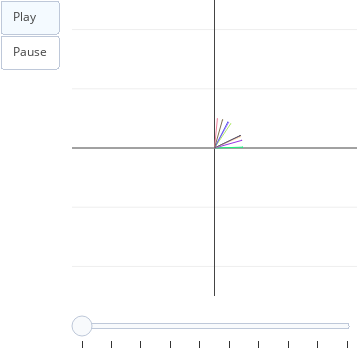

This figure's notebook cell:
### Markdown cell above
## Terminologia e notação

* Um **escalar** $\alpha \in \mathbb{R}$ é denotado por uma *letra grega minúscula*.
* Um **vetor** $a \in \mathbb{R}^n$ é denotado por uma *letra romana minúscula*.
* Uma **matriz** $A \in \mathbb{R}^{n \times m}$ é denotada por uma *letra romana maiúscula*.


## Geometria analítica

* Considere dois vetores, $a = (\alpha_0, \ldots, \alpha_{n-1})$ e $b = (\beta_0, \ldots, \beta_{n-1})$. O **produto interno** desses vetores é denotado por $a \cdot b$ e definido como
$\sum^{n-1}_{i = 0} \alpha_i \beta_i$.

* Dizemos que $a$ e $b$ são **ortogonais** se $a \cdot b = 0$.

* A **norma** de $a$ é denotada por $\|a\|$ e definida como $\sqrt{a \cdot a}$, ou seja, $\sqrt{\sum^{n-1}_{i = 0} \alpha^2_i}$.

* Dizemos que $a$ é um **versor** se $\|a\| = 1$.

* **Normalizar** $a$ significa considerar o versor $\frac{a}{\|a\|}$.


## Álgebra linear

* Considere um conjunto de vetores $a_0, \ldots, a_{m-1}$. Uma **combinação linear** desses vetores é uma soma $\gamma_0 a_0 + \cdots + \gamma_{m-1} a_{m-1}$.

* Dizemos que $a_0, \ldots, a_{m-1}$ é uma **base** se todo vetor em $\mathbb{R}^n$ é uma combinação linear desses vetores.

* Considere uma matriz $A$. Sua **transposta** é denotada por $A^t$ e definida como uma matriz tal que, para todo $i$ e $j$, o elemento na linha $i$ e coluna $j$ de $A$ é o elemento na linha $j$ e coluna $i$ de $A^t$.

* Em multiplicações, um vetor é por padrão "de pé", ou seja, uma matriz com uma única coluna. Disso segue que o produto $Ab$ é uma combinação linear das colunas de $A$.

* Como consequência, a transposta de um vetor é por padrão "deitada", ou seja, uma matriz com uma única linha. Disse segue que o produto $b^t A$ é a transposta de uma combinação linear das linhas de $A$.


## Autovetores e autovalores

Considere um vetor $b$ e uma matriz $A$. Dizemos que $b$ é um **autovetor** de $A$ se existe $\lambda$ tal que

$$Ab = \lambda b.$$

Nesse caso, dizemos que $\lambda$ é o **autovalor** de $A$ correspondente a $b$.

Note que a multiplicação pela matriz pode mudar o módulo de um autovetor, mas não pode mudar sua direção. Essa interpretação geométrica permite visualizar um algoritmo surpreendentemente simples para obter um autovetor.

### Code cell
from random import randint, uniform
from math import pi, cos, sin


NUM_PAIRS = 10
NUM_FRAMES = 10


# devolve um versor positivo aleatório
def random_pair():
    angle = uniform(0, pi / 2)

    return np.array([cos(angle), sin(angle)])


# devolve uma cor aleatória
def random_color():
    r = randint(0, 255)
    g = randint(0, 255)
    b = randint(0, 255)

    return (r, g, b)


# matriz da qual queremos descobrir um autovetor
A = np.array([
    [ 2, -1],
    [-1,  2]
])

# versores positivos e cores aleatórias
pairs = []
colors = []
for i in range(NUM_PAIRS):
    pairs.append(random_pair())
    colors.append(random_color())

frames = []

for i in range(NUM_FRAMES):
    frames.append(ep.frame_vectors(pairs, colors))

    # multiplica cada vetor por A
    pairs = [A.dot(pair) for pair in pairs]

ep.show_animation(frames, xrange=[-5, 5], yrange=[-5, 5])

### Figure 1 — Plotly figure (JSON) as saved in the notebook; plotly's stock layout.template omitted (floating-point values rounded to 4 significant figures)
{"data": [{"hoverinfo": "none", "line": {"color": "rgb(52, 126, 9)", "width": 1}, "mode": "lines", "x": [0, 0.9075, null, 0.9075, 0.894, null, 0.9075, 0.8849, null], "y": [0, 0.4201, null, 0.4201, 0.4019, null, 0.4201, 0.4216, null]}, {"hoverinfo": "none", "line": {"color": "rgb(28, 241, 126)", "width": 1}, "mode": "lines", "x": [0, 0.9996, null, 0.9996, 0.98, null, 0.9996, 0.9794, null], "y": [0, 0.02803, null, 0.02803, 0.01662, null, 0.02803, 0.03833, null]}, {"hoverinfo": "none", "line": {"color": "rgb(166, 130, 252)", "width": 1}, "mode": "lines", "x": [0, 0.4975, null, 0.4975, 0.497, null, 0.4975, 0.4782, null], "y": [0, 0.8675, null, 0.8675, 0.8448, null, 0.8675, 0.8556, null]}, {"hoverinfo": "none", "line": {"color": "rgb(177, 237, 107)", "width": 1}, "mode": "lines", "x": [0, 0.5697, null, 0.5697, 0.5673, null, 0.5697, 0.5495, null], "y": [0, 0.8218, null, 0.8218, 0.7993, null, 0.8218, 0.8117, null]}, {"hoverinfo": "none", "line": {"color": "rgb(153, 49, 231)", "width": 1}, "mode": "lines", "x": [0, 0.9656, null, 0.9656, 0.9493, null, 0.9656, 0.9436, null], "y": [0, 0.2599, null, 0.2599, 0.2442, null, 0.2599, 0.2652, null]}, {"hoverinfo": "none", "line": {"color": "rgb(253, 218, 172)", "width": 1}, "mode": "lines", "x": [0, 0.9227, null, 0.9227, 0.9086, null, 0.9227, 0.9002, null], "y": [0, 0.3855, null, 0.3855, 0.3678, null, 0.3855, 0.3879, null]}, {"hoverinfo": "none", "line": {"color": "rgb(240, 132, 160)", "width": 1}, "mode": "lines", "x": [0, 0.1021, null, 0.1021, 0.1109, null, 0.1021, 0.08926, null], "y": [0, 0.9948, null, 0.9948, 0.9739, null, 0.9948, 0.9761, null]}, {"hoverinfo": "none", "line": {"color": "rgb(94, 90, 234)", "width": 1}, "mode": "lines", "x": [0, 0.4685, null, 0.4685, 0.4687, null, 0.4685, 0.4496, null], "y": [0, 0.8835, null, 0.8835, 0.8608, null, 0.8835, 0.871, null]}, {"hoverinfo": "none", "line": {"color": "rgb(106, 73, 133)", "width": 1}, "mode": "lines", "x": [0, 0.9073, null, 0.9073, 0.8938, null, 0.9073, 0.8847, null], "y": [0, 0.4206, null, 0.4206, 0.4024, null, 0.4206, 0.4221, null]}, {"hoverinfo": "none", "line": {"color": "rgb(128, 110, 80)", "width": 1}, "mode": "lines", "x": [0, 0.2828, null, 0.2828, 0.2876, null, 0.2828, 0.2667, null], "y": [0, 0.9592, null, 0.9592, 0.9371, null, 0.9592, 0.9432, null]}], "layout": {"height": 348, "margin": {"b": 0, "l": 0, "r": 0, "t": 0}, "showlegend": false, "sliders": [{"currentvalue": {"visible": false}, "steps": [{"args": [[0], {"frame": {"redraw": false}, "mode": "immediate"}], "label": "", "method": "animate"}, {"args": [[1], {"frame": {"redraw": false}, "mode": "immediate"}], "label": "", "method": "animate"}, {"args": [[2], {"frame": {"redraw": false}, "mode": "immediate"}], "label": "", "method": "animate"}, {"args": [[3], {"frame": {"redraw": false}, "mode": "immediate"}], "label": "", "method": "animate"}, {"args": [[4], {"frame": {"redraw": false}, "mode": "immediate"}], "label": "", "method": "animate"}, {"args": [[5], {"frame": {"redraw": false}, "mode": "immediate"}], "label": "", "method": "animate"}, {"args": [[6], {"frame": {"redraw": false}, "mode": "immediate"}], "label": "", "method": "animate"}, {"args": [[7], {"frame": {"redraw": false}, "mode": "immediate"}], "label": "", "method": "animate"}, {"args": [[8], {"frame": {"redraw": false}, "mode": "immediate"}], "label": "", "method": "animate"}, {"args": [[9], {"frame": {"redraw": false}, "mode": "immediate"}], "label": "", "method": "animate"}]}], "updatemenus": [{"buttons": [{"args": [null, {"frame": {"redraw": false}, "fromcurrent": true}], "label": "Play", "method": "animate"}, {"args": [[null], {"frame": {"redraw": false}, "mode": "immediate"}], "label": "Pause", "method": "animate"}], "showactive": true, "type": "buttons"}], "width": 357.6, "xaxis": {"range": [-5, 5], "showticklabels": false}, "yaxis": {"range": [-5, 5], "showticklabels": false}}}
